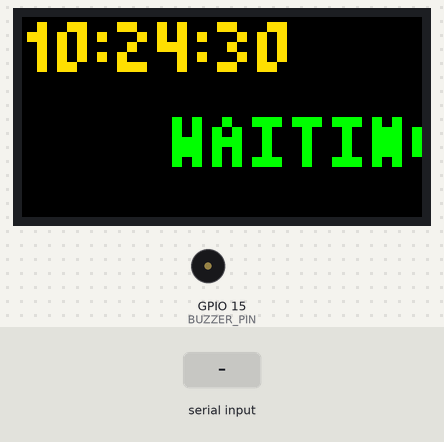
This sketch was run on a simulated ESP32. On the bench: 80×40 colour display, buzzer (waves = sounding, pin HIGH). Inputs (shaded band) come from the test bench. The local clock reads 2024-03-15 10:24:30 at power-on unless the sketch sets it; what the sketch prints to the serial monitor is not drawn.

Above: at 1.2 s.
1.3 s: "DANGER\n" received over the second serial link
At 2.14 s:
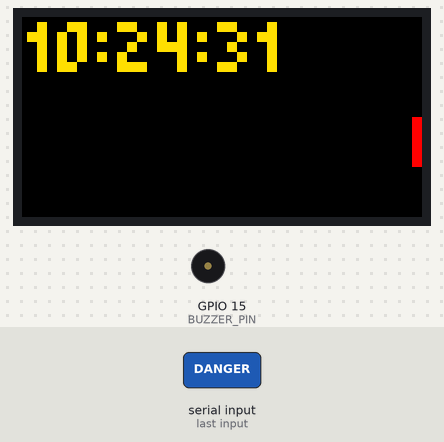
4.1 s: "SAFE\n" received over the second serial link
At 4.76 s:
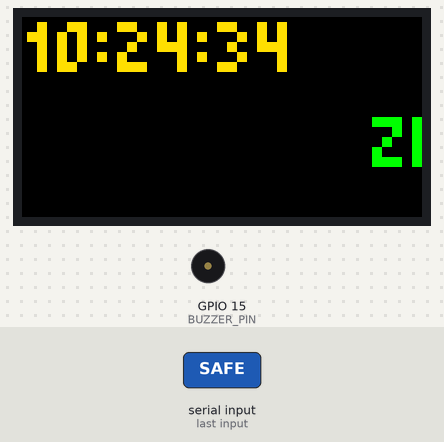
6.7 s: "ERROR\n" received over the second serial link
At 7.91 s:
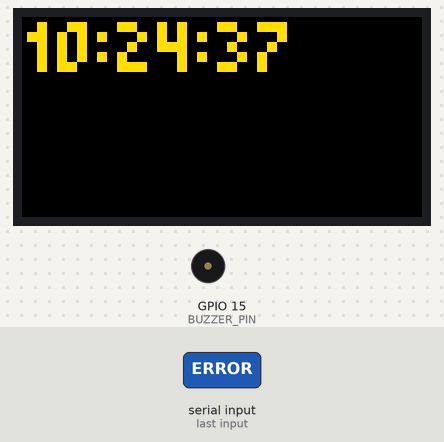
9.7 s: "MAINTENANCE\n" received over the second serial link
At 10.54 s:
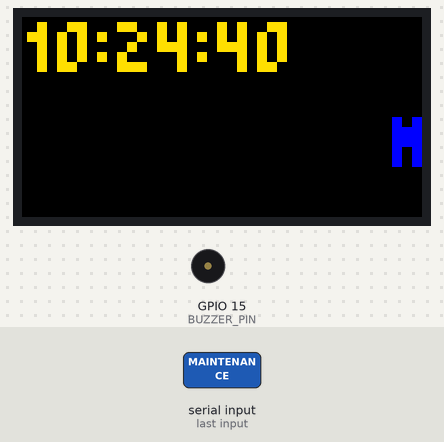
12.5 s: "SAFE\n" received over the second serial link
At 28.79 s:
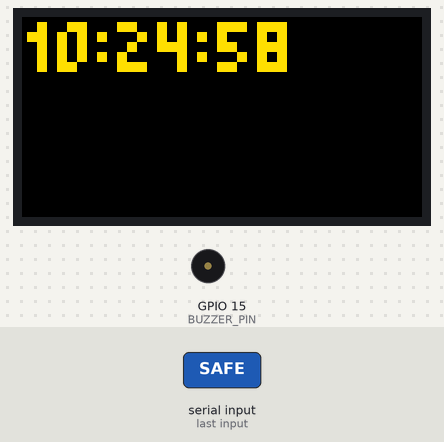
Timing chart, 0 to 30.3 s (numbered marks = the images above; inputs shaded):
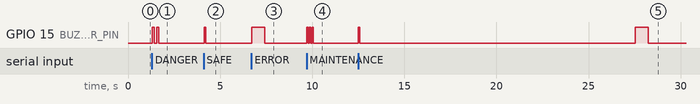

Measured:
- after the input at 1.3 s, GPIO 15 (BUZZER_PIN): alternates HIGH for 0.12 s and LOW for 0.12 s, 4 changes in all, then stays LOW, starting at once
- after the input at 4.1 s, GPIO 15 (BUZZER_PIN): LOW → HIGH at once, → LOW 0.08 s later
- after the input at 6.7 s, GPIO 15 (BUZZER_PIN): LOW → HIGH at once, → LOW 0.70 s later
- after the input at 9.7 s, GPIO 15 (BUZZER_PIN): alternates HIGH for 0.07 s and LOW for 0.07 s, 6 changes in all, then stays LOW, starting at once
- what the display in image 5 shows lasts 0.4 s, from 28.6 s to 29.0 s

The sketch:

panelhub75.ino
```cpp
#include <ESP32-HUB75-MatrixPanel-I2S-DMA.h>
#include <Fonts/TomThumb.h>
#include <Wire.h>
#include <RTClib.h>

#define PANEL_RES_X 80
#define PANEL_RES_Y 40
#define PANEL_CHAIN 1

MatrixPanel_I2S_DMA *dma_display = nullptr;

RTC_DS3231 rtc;

bool rtcOK = false;

// ======================================================
// UART
// ======================================================

#define RXD2 4
#define TXD2 -1

#define BUZZER_PIN 15

// ======================================================
// MODE PANEL
// ======================================================

enum ModePanel {

  MODE_MAINTENANCE,
  MODE_SAFE,
  MODE_DANGER,
  MODE_ERROR

};

ModePanel modeAktif = MODE_SAFE;
ModePanel lastMode = MODE_SAFE;

// ======================================================
// SCROLL
// ======================================================

int scrollX;

unsigned long lastUART = 0;
unsigned long startupDelay = 0;

String teksScroll =
"  WAITING SYSTEM  ";

// ======================================================
// SETUP
// ======================================================

void setup() {

  Serial.begin(115200);

  Serial2.begin(
    2400,
    SERIAL_8N1,
    RXD2,
    -1
  );

  Serial2.setRxBufferSize(1024);

  pinMode(BUZZER_PIN, OUTPUT);

  digitalWrite(BUZZER_PIN, LOW);

  // ======================================================
  // RTC
  // ======================================================

  Wire.begin(12, 13);

  if(rtc.begin(&Wire)){

    rtcOK = true;

    if(rtc.lostPower()){

      rtc.adjust(
        DateTime(
          F(__DATE__),
          F(__TIME__)
        )
      );
    }
  }

  // ======================================================
  // PANEL CONFIG
  // ======================================================

  HUB75_I2S_CFG mxconfig(
    PANEL_RES_X,
    PANEL_RES_Y,
    PANEL_CHAIN
  );

  mxconfig.driver = HUB75_I2S_CFG::SHIFTREG;

  mxconfig.mx_height = 40;

  // ======================================================
  // ADDRESS
  // ======================================================

  mxconfig.gpio.a = 21;
  mxconfig.gpio.b = 19;
  mxconfig.gpio.c = 18;
  mxconfig.gpio.d = 23;
  mxconfig.gpio.e = 5;

  // ======================================================
  // CONTROL
  // ======================================================

  mxconfig.gpio.lat = 17;
  mxconfig.gpio.oe  = 16;
  mxconfig.gpio.clk = 14;

  // ======================================================
  // RGB
  // ======================================================

  mxconfig.gpio.r1 = 25;
  mxconfig.gpio.g1 = 26;
  mxconfig.gpio.b1 = 27;

  mxconfig.gpio.r2 = 33;
  mxconfig.gpio.g2 = 32;
  mxconfig.gpio.b2 = 22;

  // ======================================================
  // START DISPLAY
  // ======================================================

  dma_display =
  new MatrixPanel_I2S_DMA(mxconfig);

  if(!dma_display->begin()){

    while(1);
  }

  dma_display->setBrightness8(80);

  dma_display->setTextWrap(false);

  dma_display->setFont(&TomThumb);

  dma_display->setTextSize(2);

  scrollX = PANEL_RES_X;

  Serial.println("PANEL START");

  startupDelay = millis();
}

// ======================================================
// BUZZER FUNCTION
// ======================================================

void buzzerBeep(
  int jumlah,
  int delayOn,
  int delayOff
){

  for(int i = 0; i < jumlah; i++){

    digitalWrite(BUZZER_PIN, HIGH);

    delay(delayOn);

    digitalWrite(BUZZER_PIN, LOW);

    delay(delayOff);
  }
}

// ======================================================
// LOOP
// ======================================================

void loop() {

  // ======================================================
  // UART RECEIVE
  // ======================================================

  while(Serial2.available() > 200){

    Serial2.read();
  }

  if(Serial2.available()){

    String data = "";

    while(Serial2.available()){

      char c = Serial2.read();

      if(c == '\n' || c == '\r'){

        continue;
      }

      data += c;
    }

    data.trim();

    if(data.indexOf("SAFE") >= 0){

      data = "SAFE";

    }else if(data.indexOf("DANGER") >= 0){

      data = "DANGER";

    }else if(data.indexOf("ERROR") >= 0){

      data = "ERROR";

    }else if(data.indexOf("MAINTENANCE") >= 0){

      data = "MAINTENANCE";

    }else{

      return;
    }

    lastUART = millis();

    Serial.print("UART RX : ");

    Serial.println(data);

    // ======================================================
    // SAFE
    // ======================================================

    if(data == "SAFE"){

      modeAktif = MODE_SAFE;

      if(lastMode != MODE_SAFE){

        buzzerBeep(1, 80, 80);

        lastMode = MODE_SAFE;
      }

      teksScroll =
      "  ZERO ENERGY SAFE  ";

      scrollX = PANEL_RES_X;
    }

    // ======================================================
    // DANGER
    // ======================================================

    else if(data == "DANGER"){

      modeAktif = MODE_DANGER;

      if(lastMode != MODE_DANGER){

        buzzerBeep(2, 120, 120);

        lastMode = MODE_DANGER;
      }

      teksScroll =
      "  DANGER ENERGY ON  ";

      scrollX = PANEL_RES_X;
    }

    // ======================================================
    // ERROR
    // ======================================================

    else if(data == "ERROR"){

      modeAktif = MODE_ERROR;

      if(lastMode != MODE_ERROR){

        buzzerBeep(1, 700, 200);

        lastMode = MODE_ERROR;
      }

      teksScroll =
      "  SYSTEM ERROR  ";

      scrollX = PANEL_RES_X;
    }

    // ======================================================
    // MAINTENANCE
    // ======================================================

    else if(data == "MAINTENANCE"){

      modeAktif = MODE_MAINTENANCE;

      if(lastMode != MODE_MAINTENANCE){

        buzzerBeep(3, 70, 70);

        lastMode = MODE_MAINTENANCE;
      }

      teksScroll =
      "  MAINTENANCE MODE  ";

      scrollX = PANEL_RES_X;
    }
  }

  // ======================================================
  // UART TIMEOUT
  // ======================================================

  if(millis() - startupDelay > 8000){

    if(millis() - lastUART > 15000){

      modeAktif = MODE_ERROR;

      teksScroll =
      "  UART DISCONNECTED  ";

      if(lastMode != MODE_ERROR){

        buzzerBeep(1, 700, 200);

        lastMode = MODE_ERROR;
      }
    }
  }

  // ======================================================
  // RTC / JAM
  // ======================================================

  char jam[9];

  if(rtcOK){

    DateTime now = rtc.now();

    sprintf(
      jam,
      "%02d:%02d:%02d",
      now.hour(),
      now.minute(),
      now.second()
    );

  }else{

    unsigned long detik =
    millis() / 1000;

    sprintf(
      jam,
      "%02d:%02d:%02d",
      (int)(detik / 3600) % 24,
      (int)(detik / 60) % 60,
      (int)(detik % 60)
    );
  }

  // ======================================================
  // RESET SCROLL
  // ======================================================

  int panjangScroll =
  teksScroll.length() * 12;

  if(scrollX < -panjangScroll){

    scrollX = PANEL_RES_X;
  }

  // ======================================================
  // CLEAR SCREEN
  // ======================================================

  dma_display->clearScreen();

  // ======================================================
  // JAM
  // ======================================================

  dma_display->setTextColor(
    dma_display->color565(255, 220, 0)
  );

  dma_display->setCursor(1, 11);

  dma_display->print(jam);

  // ======================================================
  // WARNA MODE
  // ======================================================

  switch(modeAktif){

    case MODE_MAINTENANCE:

      dma_display->setTextColor(
        dma_display->color565(0, 0, 255)
      );

    break;

    case MODE_SAFE:

      dma_display->setTextColor(
        dma_display->color565(0, 255, 0)
      );

    break;

    case MODE_DANGER:

      dma_display->setTextColor(
        dma_display->color565(255, 0, 0)
      );

    break;

    case MODE_ERROR:

      if((millis() / 300) % 2 == 0){

        dma_display->setTextColor(
          dma_display->color565(255, 0, 0)
        );

      }else{

        dma_display->setTextColor(
          dma_display->color565(255, 255, 255)
        );
      }

    break;
  }

  // ======================================================
  // TEXT SCROLL
  // ======================================================

  dma_display->setCursor(scrollX, 30);

  dma_display->print(teksScroll);

  scrollX -= 2;

  delay(30);

  yield();
}
```
